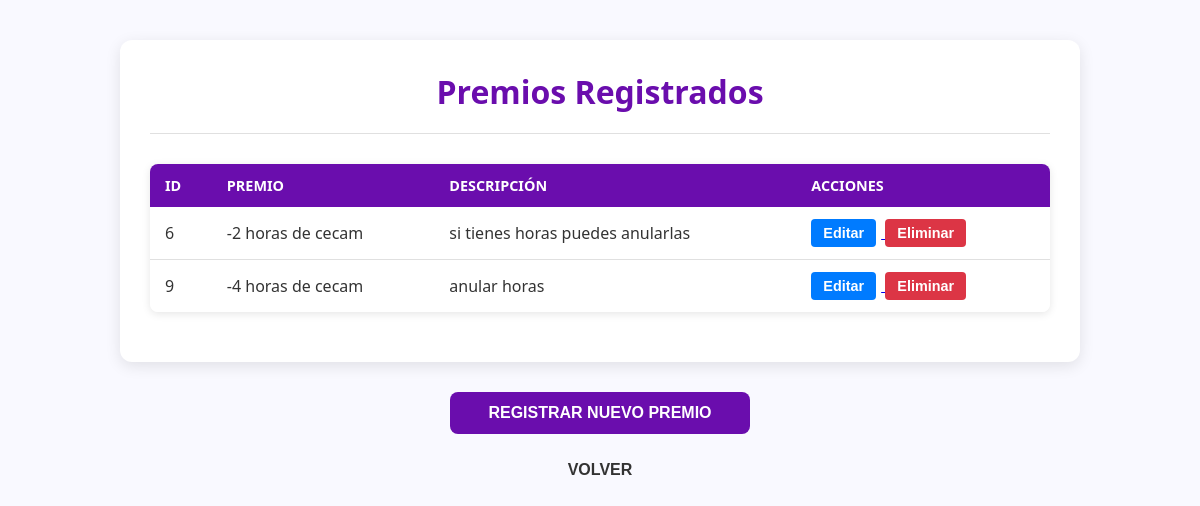
The app's page /index.php?action=consultPremios (signed in) with its own data.
### tables this page shows
CREATE TABLE `premio` (
  `id_premio` int(11) NOT NULL AUTO_INCREMENT,
  `nombre_premio` varchar(100) NOT NULL,
  `descripcion` varchar(100) NOT NULL,
  `id_usuario` int(11) DEFAULT NULL,
  `estado` enum('pendiente','aceptado','rechazado') NOT NULL DEFAULT 'pendiente',
  PRIMARY KEY (`id_premio`),
  KEY `fk_premio_usuario` (`id_usuario`),
  CONSTRAINT `fk_premio_usuario` FOREIGN KEY (`id_usuario`) REFERENCES `usuario` (`id_usuario`)
);

### app/controllers/PremioController.php (called while the page is built, shortened)
<?php
include_once "app/models/PremioModel.php";
class PremioController {
    private $model;
    public function __construct($connection) {
        $this->model = new PremioModel($connection);
    }
    public function consultarPremios() {
        $id_usuario = $_SESSION['id_usuario'];
        $premios = $this->model->consultarPremios($id_usuario);
        include_once "app/views/Profesor/consultPremio.php";
    }
}
?>

### app/models/PremioModel.php (called while the page is built, shortened)
<?php
class PremioModel {
    private $connection;
    public function __construct($connection) {
        $this->connection = $connection;
    }
    public function consultarPremios($id_usuario) {
        $sql = "SELECT * FROM premio WHERE id_usuario = ?";
        $stmt = $this->connection->prepare($sql);
        $stmt->bind_param("i", $id_usuario);
        $stmt->execute();
        return $stmt->get_result();
}
}
?>

### app/views/Profesor/consultPremio.php (the view, shortened to what this page needs)
<!DOCTYPE html>
<html lang="es">
<head>
    <link rel="stylesheet" href="public/css/premios_registrados.css">
</head>
<body>
    <div class="consult-premio">
    <div class="container">
        <h1>Premios Registrados</h1>
        <hr>
        <table>
            <thead>
                <tr>
                    <th>Id</th>
                    <th>Premio</th>
                    <th>Descripción</th>
                    <th>Acciones</th>
                </tr>
            </thead>
            <tbody>
            <?php while($row = $premios->fetch_assoc()) { ?>
                <tr>
                    <td><?php echo $row['id_premio']; ?></td>
                    <td><?php echo $row['nombre_premio']; ?></td>
                    <td><?php echo $row['descripcion']; ?></td>
                    <td class="action-buttons">
                        <a href="index.php?action=editarPremio&id=<?php echo $row['id_premio']; ?>">
                            <button class="edit-button">Editar</button>
                        </a>
                        <a href="index.php?action=deletePremio&id=<?php echo $row['id_premio']; ?>"
                           onclick="return confirm('¿Seguro que deseas eliminar este premio?');">
                            <button class="delete-button">Eliminar</button>
                        </a>
                    </td>
                </tr>
            <?php } ?>
            </tbody>
        </table>
    </div>
    <div class="main-button-group">
        <a href="index.php?action=gestion_premios">
            <button class="add-button">Registrar Nuevo Premio</button>
        </a>
        <a href="index.php?action=panelProfesor">
            <button class="back-button">Volver</button>
        </a>
    </div>
</div>

### public/css/premios_registrados.css (style rules this page uses)
:root { --primary-color: #6a0dad; --primary-hover: #8b1cf0; --background-light: #f9f9ff; --container-bg: #ffffff; --border-light: #e0e0e0; --text-color: #333; --edit-color: #007bff; --delete-color: #dc3545; --button-text: white; }
body { font-family: 'Segoe UI', Tahoma, Geneva, Verdana, sans-serif; background-color: var(--background-light); margin: 0; padding: 40px 20px; color: var(--text-color); text-align: center; }
.container { background-color: var(--container-bg); padding: 30px; border-radius: 12px; box-shadow: 0 4px 15px rgba(0, 0, 0, 0.1); max-width: 900px; margin: 0 auto 30px auto; text-align: left; }
h1 { color: var(--primary-color); margin-top: 0; margin-bottom: 20px; font-size: 2em; text-align: center; }
hr { border: 0; border-top: 1px solid var(--border-light); margin: 0 0 30px 0; }
table { width: 100%; border-collapse: collapse; margin-bottom: 20px; box-shadow: 0 2px 8px rgba(0, 0, 0, 0.1); border-radius: 8px; overflow: hidden; }
th, td { padding: 12px 15px; text-align: left; border: none; }
thead { background-color: var(--primary-color); color: white; text-transform: uppercase; font-size: 0.9em; }
tbody tr { background-color: var(--container-bg); border-bottom: 1px solid var(--border-light); }
tbody tr:last-child { border-bottom: none; }
.action-buttons button { border: none; padding: 6px 12px; border-radius: 4px; cursor: pointer; font-weight: bold; transition: background-color 0.3s ease; margin-right: 5px; font-size: 0.9em; }
.edit-button { background-color: var(--edit-color); color: var(--button-text); }
.delete-button { background-color: var(--delete-color); color: var(--button-text); }
.main-button-group { display: flex; flex-direction: column; gap: 15px; max-width: 300px; margin: 20px auto; }
.main-button-group a { text-decoration: none; }
.main-button-group button { width: 100%; border: none; padding: 12px 20px; border-radius: 8px; cursor: pointer; font-size: 1em; font-weight: bold; transition: 0.3s ease; text-transform: uppercase; }
.add-button { background-color: var(--primary-color); color: white; }
.back-button { background-color: transparent; color: var(--text-color); border: 2px solid var(--border-light); }

### records on screen
premio: id_premio "6", nombre_premio "-2 horas de cecam", descripcion "si tienes horas puedes anularlas"
premio: id_premio "9", nombre_premio "-4 horas de cecam", descripcion "anular horas"
